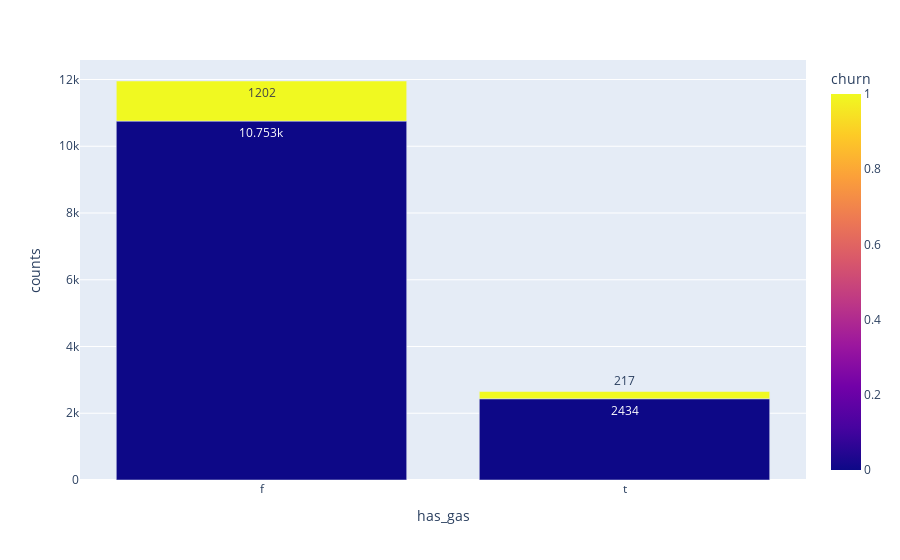

Notebook source saved alongside this figure:
### Markdown cell above
#### Power Consumers Has Highest Rate Of Churn Than Gas Consumers.

### Code cell
fig=px.bar(has_gas_group,x="has_gas",y="counts",color="churn",barmode="stack",text_auto=True,color_discrete_sequence=["orange","blue"])
fig.show()

### Figure 1 — Plotly figure (JSON) as saved in the notebook; plotly's stock layout.template omitted (floating-point values rounded to 4 significant figures)
{"data": [{"alignmentgroup": "True", "hovertemplate": "has_gas=%{x}<br>counts=%{y}<br>churn=%{marker.color}<extra></extra>", "legendgroup": "", "marker": {"color": [0, 1, 0, 1], "coloraxis": "coloraxis", "pattern": {"shape": ""}}, "name": "", "offsetgroup": "", "orientation": "v", "showlegend": false, "textposition": "auto", "texttemplate": "%{y}", "type": "bar", "x": ["f", "f", "t", "t"], "xaxis": "x", "y": [10753, 1202, 2434, 217], "yaxis": "y"}], "layout": {"barmode": "stack", "coloraxis": {"colorbar": {"title": {"text": "churn"}}, "colorscale": [[0, "#0d0887"], [0.1111, "#46039f"], [0.2222, "#7201a8"], [0.3333, "#9c179e"], [0.4444, "#bd3786"], [0.5556, "#d8576b"], [0.6667, "#ed7953"], [0.7778, "#fb9f3a"], [0.8889, "#fdca26"], [1, "#f0f921"]]}, "legend": {"tracegroupgap": 0}, "margin": {"t": 60}, "xaxis": {"anchor": "y", "domain": [0, 1], "title": {"text": "has_gas"}}, "yaxis": {"anchor": "x", "domain": [0, 1], "title": {"text": "counts"}}}}
